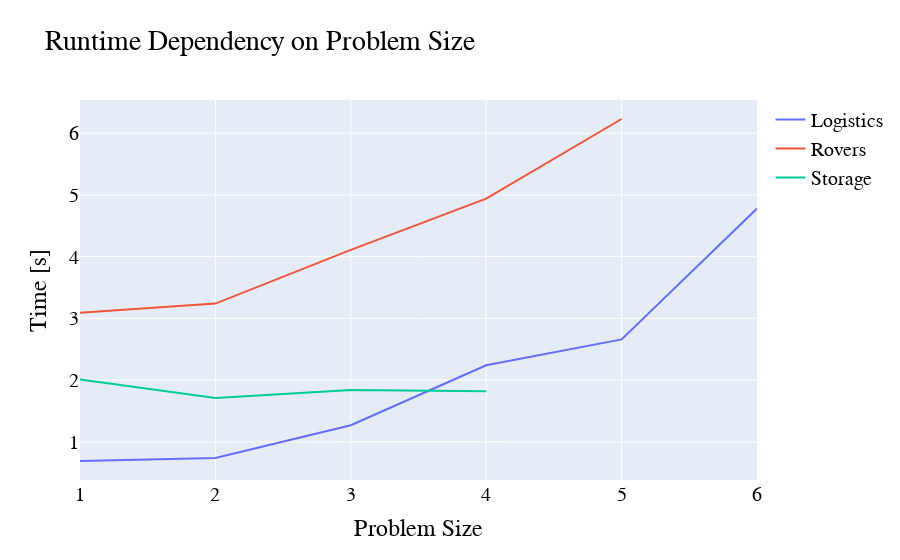

This figure's notebook cell:
### Code cell
log = [0.69, 0.74, 1.27, 2.24, 2.66, 4.78]
log_x = [4,6,8,10,12,14]
x = [1,2,3,4,5,6]
rovers = [3.09, 3.24, 4.11, 4.94, 6.23]
storage = [2.01, 1.71, 1.84, 1.82]

fig = go.Figure()
fig.add_trace(go.Scatter(x=x, y=log, mode='lines', name='Logistics'))
fig.add_trace(go.Scatter(x=x, y=rovers, mode='lines', name='Rovers'))
fig.add_trace(go.Scatter(x=x, y=storage, mode='lines', name='Storage'))

fig.update_layout(
    title="Runtime Dependency on Problem Size",
    xaxis_title="Problem Size",
    yaxis_title="Time [s]",
    font=dict(
        family="Courier New, monospace",
        size=20,
        color="#000000"
    )
)

fig.show()

### Figure 1 — Plotly figure (JSON) as saved in the notebook; plotly's stock layout.template omitted (floating-point values rounded to 4 significant figures)
{"data": [{"mode": "lines", "name": "Logistics", "type": "scatter", "x": [1, 2, 3, 4, 5, 6], "y": [0.69, 0.74, 1.27, 2.24, 2.66, 4.78]}, {"mode": "lines", "name": "Rovers", "type": "scatter", "x": [1, 2, 3, 4, 5, 6], "y": [3.09, 3.24, 4.11, 4.94, 6.23]}, {"mode": "lines", "name": "Storage", "type": "scatter", "x": [1, 2, 3, 4, 5, 6], "y": [2.01, 1.71, 1.84, 1.82]}], "layout": {"font": {"color": "#000000", "family": "Courier New, monospace", "size": 20}, "title": {"text": "Runtime Dependency on Problem Size"}, "xaxis": {"title": {"text": "Problem Size"}}, "yaxis": {"title": {"text": "Time [s]"}}}}
